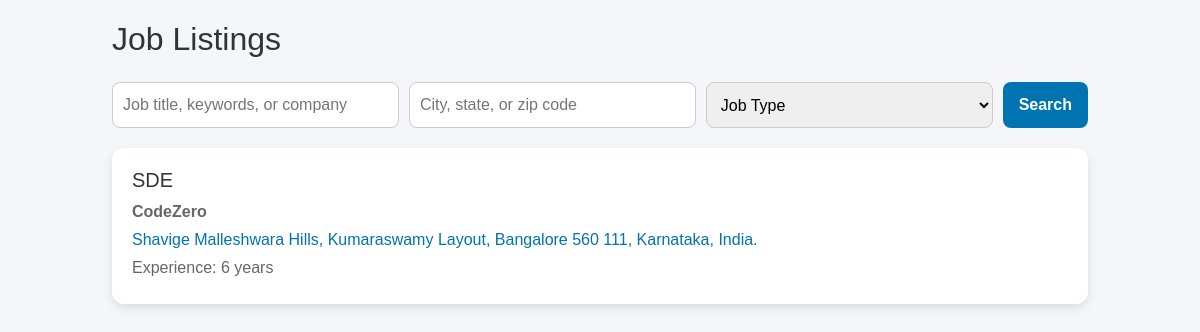
/org/postings/, run on the app's committed database.
### organization/models.py (models this page shows, shortened)
class postings(models.Model):
    org = models.ForeignKey(organization, on_delete=models.CASCADE)
    desc = models.TextField()
    post = models.TextField()
    experience = models.CharField(max_length=10)
    deadline = models.DateTimeField()

class organization(models.Model):
    org = models.ForeignKey(User, on_delete=models.CASCADE)
    orgname = models.CharField(max_length=100)
    address = models.TextField()
    photo = models.ImageField(upload_to='./orgs',null=True,blank=True)
    Description = models.TextField()

### organization/views.py (the view)
# urls.py: path('postings/', views.getpostings,name= 'postings'),
def getpostings(request):
    jobs = postings.objects.all().order_by('-id')
    return render(request, 'organization/postings.html', {'jobs': jobs})

### organization/templates/organization/postings.html (shortened to what this page needs)
<!DOCTYPE html>
<html lang="en">
<head>
    <link href="https://cdn.jsdelivr.net/npm/bootstrap@5.3.0/dist/css/bootstrap.min.css" rel="stylesheet">
</head>
<body>
    <div class="container">
        <header class="mb-4">
            <h2>Job Listings</h2>
        </header>
        <div class="search-bar">
            <input type="text" id="search-title" placeholder="Job title, keywords, or company">
            <input type="text" id="search-location" placeholder="City, state, or zip code">
            <select id="search-type">
                <option value="">Job Type</option>
            </select>
            <button onclick="filterJobs()">Search</button>
        </div>
        <div class="job-listings" id="job-list">
            {% if jobs %}
                {% for j in jobs %}
                <div class="job-card" data-title="{{ j.post }}" data-company="{{ j.org.orgname }}" data-location="{{ j.org.address }}" data-type="{{ j.type }}">
                    <h2>{{ j.post }}</h2>
                    <p class="company">{{ j.org.orgname }}</p>
                    <p class="location">{{ j.org.address }}</p>
                    <p>Experience: {{ j.experience }} years</p>
                </div>
                {% endfor %}
            {% else %}
                <p class="text-center">No job listings available.</p>
            {% endif %}
        </div>
    </div>
</body>
</html>

### organization/templates/organization/postings.html (style rules this page uses)
body { font-family: 'Poppins', sans-serif; background: #f4f6f9; color: #333; margin: 0; padding: 20px; }
.container { max-width: 1000px; margin: auto; }
.search-bar { display: flex; gap: 10px; margin-bottom: 20px; }
.search-bar input, .search-bar select { padding: 10px; border: 1px solid #ccc; border-radius: 8px; flex: 1; }
.search-bar button { padding: 10px 16px; background-color: #0073b1; color: white; border: none; border-radius: 8px; cursor: pointer; font-weight: bold; }
.job-card { background: #fff; padding: 20px; border-radius: 12px; box-shadow: 0px 4px 10px rgba(0, 0, 0, 0.1); margin-bottom: 15px; }
.job-card h2 { font-size: 20px; color: #333; }
.job-card p { color: #666; margin: 4px 0; }
.job-card .company { font-weight: bold; }
.job-card .location { color: #0073b1; }

### data on the page
postings: post "SDE", org.orgname "CodeZero", org.address "Shavige Malleshwara Hills, Kumaraswamy Layout, Bangalore 560 111, Karnataka, India.", experience "6"
